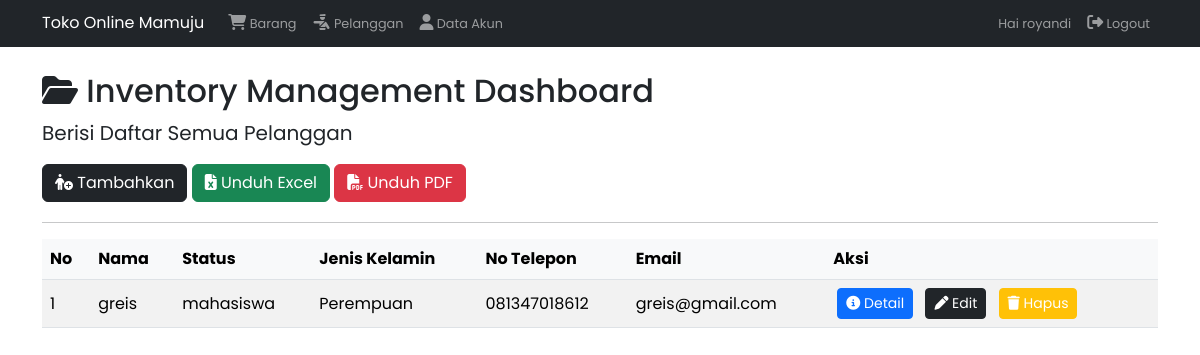
Page /pelanggan.php (signed in) on the earlier database version.
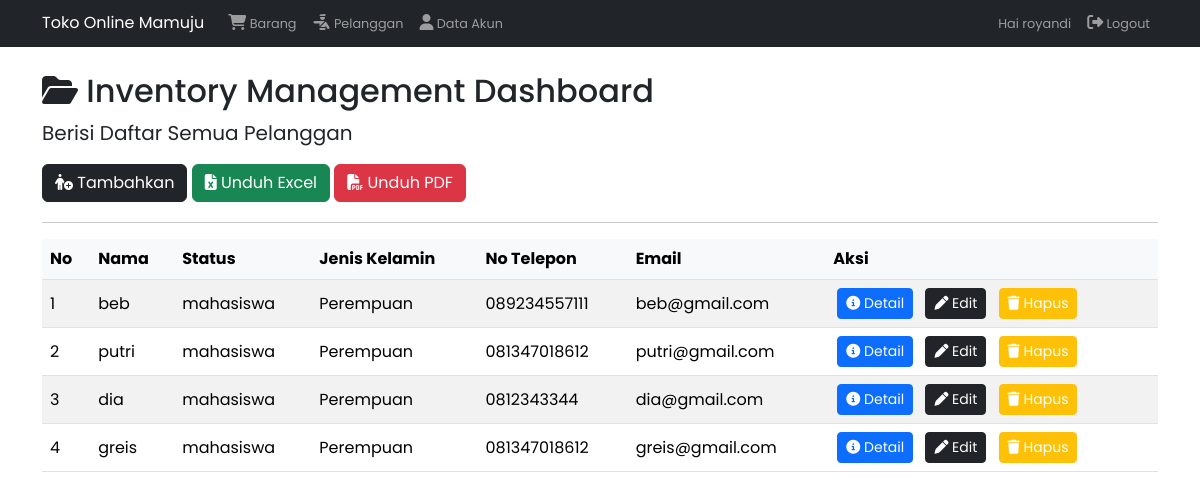
Same page on the later database version.
### tables this page shows
CREATE TABLE `pelanggan` (
  `id_pelanggan` int(11) NOT NULL,
  `nama` varchar(100) NOT NULL,
  `status` varchar(100) NOT NULL,
  `jenis_kelamin` varchar(100) NOT NULL,
  `telepon` varchar(100) NOT NULL,
  `alamat` text NOT NULL,
  `email` varchar(100) NOT NULL,
  `foto` varchar(100) NOT NULL
);

### config/fungsi.php (called while the page is built, shortened)
<?php
$db = mysqli_connect('localhost', 'root', '', 'penjualan');
function query($query)
{
    global $db;
    $result = mysqli_query($db, $query);
    $rows = [];
    while ($row = mysqli_fetch_assoc($result)) {
        $rows[] = $row;
    }
    return $rows;
}

### pelanggan.php (the view, shortened to what this page needs)
<?php
require 'config/fungsi.php';
$data_pelanggan = query("SELECT * FROM pelanggan ORDER BY id_pelanggan DESC");
?>
<!DOCTYPE html>
<html lang="en">
<head>
    <link href="https://cdn.jsdelivr.net/npm/bootstrap@5.3.3/dist/css/bootstrap.min.css" rel="stylesheet"
 />
    <link rel="stylesheet" href="css/main.css">
    <link rel="stylesheet" href="https://cdnjs.cloudflare.com/ajax/libs/font-awesome/6.6.0/css/all.min.css"
 />
    <link rel="stylesheet" href="https://cdn.datatables.net/2.1.3/css/dataTables.bootstrap5.css">
</head>
<body>
    <nav class="navbar navbar-expand-lg navbar-dark bg-dark fixed-top">
        <div class="container">
            <a class="navbar-brand" href="#">Toko Online Mamuju</a>
            <div class="collapse navbar-collapse" id="navbarNav">
                <ul class="navbar-nav me-auto">
                    <?php if ($_SESSION['level'] == 1 or $_SESSION['level'] == 2): ?>
                        <li class="nav-item">
                            <a class="nav-link" href="index.php"><i class="fa-solid fa-cart-shopping"></i>&nbsp;Barang</a>
                        </li>
                    <?php endif; ?>
                    <li class="nav-item">
                        <a class="nav-link" href="pelanggan.php"><i
                                class="fa-solid fa-person-military-pointing"></i>&nbsp;Pelanggan</a>
                    </li>
                    <li class="nav-item">
                        <a class="nav-link" href="crudmodal.php"><i class="fa-solid fa-user"></i>&nbsp;Data Akun</a>
                    </li>
                </ul>
                <ul class="navbar-nav ms-auto">
                    <li class="nav-item">
                        <a class="nav-link" href="#">
                            Hai <?php echo htmlspecialchars($_SESSION['nama'], ENT_QUOTES, 'UTF-8'); ?>
                        </a>
                    </li>
                    <li class="nav-item">
                        <a class="nav-link" href="logout.php"
                            onclick="return confirm('Apakah Anda yakin ingin keluar?')">
                            <i class="fa-solid fa-right-from-bracket"></i>&nbsp;Logout
                        </a>
                    </li>
                </ul>
            </div>
        </div>
    </nav>
    <div class="container mt-4 pt-5">
        <h2><i class="fa-solid fa-folder-open"></i>&nbspInventory Management Dashboard</h2>
        <blockquote class="blockquote">
            <p>Berisi Daftar Semua Pelanggan</p>
        </blockquote>
        <a href="addpelanggan.php" class="btn btn-dark mb-1"><i
                class="fa-solid fa-person-circle-plus"></i>&nbspTambahkan</a>
        <a href="download-excel-pelanggan.php" class="btn btn-success mb-1" role="button">
            <i class="fa-solid fa-file-excel"></i>&nbsp;Unduh Excel
        </a>
        <a href="downlwoad-pdf-pelanggan.php" class="btn btn-danger mb-1" role="button">
            <i class="fa-solid fa-file-pdf"></i>&nbsp;Unduh PDF
        </a>
        <hr>
        <div class="table-responsive">
            <table class="table table-striped" id="example">
                <thead>
                    <tr>
                        <th>No</th>
                        <th>Nama</th>
                        <th>Status</th>
                        <th>Jenis Kelamin</th>
                        <th>No Telepon</th>
                        <th>Email</th>
                        <th>Aksi</th>
                    </tr>
                </thead>
                <tbody>
                    <?php $no = 1; ?>
                    <?php foreach ($data_pelanggan as $pelanggan): ?>
                        <tr>
                            <td><?php echo htmlspecialchars($no++, ENT_QUOTES, 'UTF-8'); ?></td>
                            <td><?php echo htmlspecialchars($pelanggan['nama'], ENT_QUOTES, 'UTF-8'); ?></td>
                            <td><?php echo htmlspecialchars($pelanggan['status'], ENT_QUOTES, 'UTF-8'); ?></td>
                            <td><?php echo htmlspecialchars($pelanggan['jenis_kelamin'], ENT_QUOTES, 'UTF-8'); ?></td>
                            <td><?php echo htmlspecialchars($pelanggan['telepon'], ENT_QUOTES, 'UTF-8'); ?></td>
                            <td><?php echo htmlspecialchars($pelanggan['email'], ENT_QUOTES, 'UTF-8'); ?></td>
                            <td class="text-nowrap">
                                <a href="detail.php?id_pelanggan=<?php echo urlencode($pelanggan['id_pelanggan']); ?>"
                                    class="btn btn-primary btn-sm mx-1">
                                    <i class="fa-solid fa-info-circle"></i>&nbsp;Detail
                                </a>
                                <a href="editpelanggan.php?id_pelanggan=<?php echo urlencode($pelanggan['id_pelanggan']); ?>"
                                    class="btn btn-dark btn-sm mx-1 text-white">
                                    <i class="fa-solid fa-pen"></i>&nbsp;Edit
                                </a>
                                <a href="deletepelanggan.php?id_pelanggan=<?php echo urlencode($pelanggan['id_pelanggan']); ?>"
                                    class="btn btn-warning btn-sm mx-1 text-white"
                                    onclick="return confirm('Yakin Data Pelanggan Akan Dihapus?')">
                                    <i class="fa-solid fa-trash"></i>&nbsp;Hapus
                                </a>
                            </td>
                        </tr>
                    <?php endforeach; ?>
                </tbody>
            </table>
        </div>
    </div>
</body>
</html>

### css/main.css (style rules this page uses)
body { font-family: "Poppins", sans-serif; font-weight: 400; font-style: normal; }
.table th, .table td { vertical-align: middle; text-align: left; }
.table th { background-color: #f8f9fa; }
.table td, .table th { white-space: nowrap; }
.navbar { padding: 0.40rem 0.5rem; font-size: 0.8rem; }
.navbar-nav .nav-link { padding: 0.25rem 0.5rem; }
.navbar-brand { font-size: 1rem; }
.navbar-nav .nav-link i { font-size: 1rem; }

Differences in the rows shown:
added pelanggan: nama "beb", status "mahasiswa", jenis_kelamin "Perempuan", telepon "089234557111", email "beb@gmail.com"
added pelanggan: nama "putri", status "mahasiswa", jenis_kelamin "Perempuan", telepon "081347018612", email "putri@gmail.com"
added pelanggan: nama "dia", status "mahasiswa", jenis_kelamin "Perempuan", telepon "0812343344", email "dia@gmail.com"
